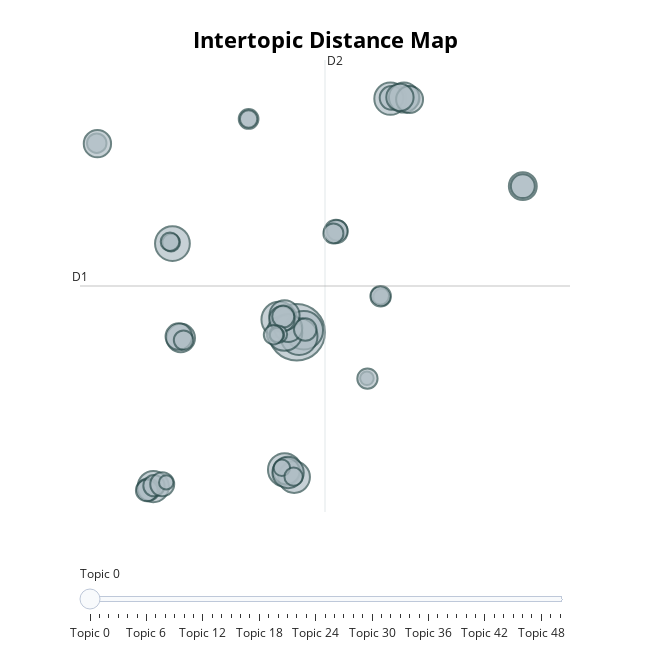

Source (notebook cell):
### Markdown cell above
This is indeed a lot of topics. Lets see if we can merge some of them.

### Code cell
topic_model.visualize_topics()

### Figure 1 — Plotly figure (JSON) as saved in the notebook; plotly's stock layout.template omitted (floating-point values rounded to 4 significant figures; data arrays with more than 128 entries replaced by an {"elided": "..."} marker saying what was removed)
{"data": [{"customdata": {"elided": "51x3 mixed values"}, "hovertemplate": "<b>Topic %{customdata[0]}</b><br>%{customdata[1]}<br>Size: %{customdata[2]}", "legendgroup": "", "marker": {"color": "#B0BEC5", "line": {"color": "DarkSlateGrey", "width": 2}, "size": [296, 137, 116, 103, 90, 126, 96, 92, 112, 117, 75, 73, 65, 84, 52, 65, 47, 72, 53, 91, 47, 35, 39, 35, 51, 60, 44, 69, 37, 52, 42, 36, 26, 29, 30, 45, 53, 29, 84, 39, 28, 32, 25, 17, 19, 19, 67, 69, 31, 38, 35], "sizemode": "area", "sizeref": 0.185, "symbol": "circle"}, "mode": "markers", "name": "", "orientation": "v", "showlegend": false, "type": "scatter", "x": [4.898, 5.289, 3.923, 4.227, -3.05, 5.025, 10.09, 4.755, -1.992, 4.22, -1.531, 4.427, -1.637, 4.221, 11.05, 4.322, 5.369, 17.43, 17.43, 4.417, -3.326, -1.375, 7.138, -6.186, 7.071, 4.078, -3.41, -6.148, 6.929, 10.15, -3.015, 2.231, 9.608, -2.065, 9.514, 4.152, -2.556, 3.875, 10.84, 9.549, 2.23, -2.126, 4.075, 8.787, 3.805, -2.337, 11.15, 10.62, 4.722, 8.816, 3.613], "xaxis": "x", "y": [1.044, 1.19, 1.985, -9.054, -10.28, 0.7269, 18.19, -9.586, 7.555, 0.9986, 0.6249, 1.363, 0.731, 2.294, 18.25, -9.148, 1.244, 11.77, 11.77, -9.244, -10.49, 0.469, 8.512, 14.92, 8.446, 2.023, -10.56, 14.89, 8.304, 18.25, -10.21, 16.7, 3.628, 7.629, 3.723, 2.202, -10.11, 0.8991, 18.27, 3.688, 16.7, 7.69, -8.902, -2.332, 0.8445, -9.976, 18.13, 18.29, -9.553, -2.351, 0.8613], "yaxis": "y"}], "layout": {"annotations": [{"showarrow": false, "text": "D1", "x": -7.114, "y": 4.441, "yshift": 10}, {"showarrow": false, "text": "D2", "x": 6.464, "xshift": 10, "y": 21.03}], "height": 650, "hoverlabel": {"bgcolor": "white", "font": {"family": "Rockwell", "size": 16}}, "legend": {"itemsizing": "constant", "tracegroupgap": 0}, "margin": {"t": 60}, "shapes": [{"line": {"color": "#CFD8DC", "width": 2}, "type": "line", "x0": 6.464, "x1": 6.464, "y0": -12.15, "y1": 21.03}, {"line": {"color": "#9E9E9E", "width": 2}, "type": "line", "x0": -7.114, "x1": 20.04, "y0": 4.441, "y1": 4.441}], "sliders": [{"active": 0, "pad": {"t": 50}, "steps": [{"args": [{"marker.color": [["red", "#B0BEC5", "#B0BEC5", "#B0BEC5", "#B0BEC5", "#B0BEC5", "#B0BEC5", "#B0BEC5", "#B0BEC5", "#B0BEC5", "#B0BEC5", "#B0BEC5", "#B0BEC5", "#B0BEC5", "#B0BEC5", "#B0BEC5", "#B0BEC5", "#B0BEC5", "#B0BEC5", "#B0BEC5", "#B0BEC5", "#B0BEC5", "#B0BEC5", "#B0BEC5", "#B0BEC5", "#B0BEC5", "#B0BEC5", "#B0BEC5", "#B0BEC5", "#B0BEC5", "#B0BEC5", "#B0BEC5", "#B0BEC5", "#B0BEC5", "#B0BEC5", "#B0BEC5", "#B0BEC5", "#B0BEC5", "#B0BEC5", "#B0BEC5", "#B0BEC5", "#B0BEC5", "#B0BEC5", "#B0BEC5", "#B0BEC5", "#B0BEC5", "#B0BEC5", "#B0BEC5", "#B0BEC5", "#B0BEC5", "#B0BEC5"]]}], "label": "Topic 0", "method": "update"}, {"args": [{"marker.color": [["#B0BEC5", "red", "#B0BEC5", "#B0BEC5", "#B0BEC5", "#B0BEC5", "#B0BEC5", "#B0BEC5", "#B0BEC5", "#B0BEC5", "#B0BEC5", "#B0BEC5", "#B0BEC5", "#B0BEC5", "#B0BEC5", "#B0BEC5", "#B0BEC5", "#B0BEC5", "#B0BEC5", "#B0BEC5", "#B0BEC5", "#B0BEC5", "#B0BEC5", "#B0BEC5", "#B0BEC5", "#B0BEC5", "#B0BEC5", "#B0BEC5", "#B0BEC5", "#B0BEC5", "#B0BEC5", "#B0BEC5", "#B0BEC5", "#B0BEC5", "#B0BEC5", "#B0BEC5", "#B0BEC5", "#B0BEC5", "#B0BEC5", "#B0BEC5", "#B0BEC5", "#B0BEC5", "#B0BEC5", "#B0BEC5", "#B0BEC5", "#B0BEC5", "#B0BEC5", "#B0BEC5", "#B0BEC5", "#B0BEC5", "#B0BEC5"]]}], "label": "Topic 1", "method": "update"}, {"args": [{"marker.color": [["#B0BEC5", "#B0BEC5", "red", "#B0BEC5", "#B0BEC5", "#B0BEC5", "#B0BEC5", "#B0BEC5", "#B0BEC5", "#B0BEC5", "#B0BEC5", "#B0BEC5", "#B0BEC5", "#B0BEC5", "#B0BEC5", "#B0BEC5", "#B0BEC5", "#B0BEC5", "#B0BEC5", "#B0BEC5", "#B0BEC5", "#B0BEC5", "#B0BEC5", "#B0BEC5", "#B0BEC5", "#B0BEC5", "#B0BEC5", "#B0BEC5", "#B0BEC5", "#B0BEC5", "#B0BEC5", "#B0BEC5", "#B0BEC5", "#B0BEC5", "#B0BEC5", "#B0BEC5", "#B0BEC5", "#B0BEC5", "#B0BEC5", "#B0BEC5", "#B0BEC5", "#B0BEC5", "#B0BEC5", "#B0BEC5", "#B0BEC5", "#B0BEC5", "#B0BEC5", "#B0BEC5", "#B0BEC5", "#B0BEC5", "#B0BEC5"]]}], "label": "Topic 2", "method": "update"}, {"args": [{"marker.color": [["#B0BEC5", "#B0BEC5", "#B0BEC5", "red", "#B0BEC5", "#B0BEC5", "#B0BEC5", "#B0BEC5", "#B0BEC5", "#B0BEC5", "#B0BEC5", "#B0BEC5", "#B0BEC5", "#B0BEC5", "#B0BEC5", "#B0BEC5", "#B0BEC5", "#B0BEC5", "#B0BEC5", "#B0BEC5", "#B0BEC5", "#B0BEC5", "#B0BEC5", "#B0BEC5", "#B0BEC5", "#B0BEC5", "#B0BEC5", "#B0BEC5", "#B0BEC5", "#B0BEC5", "#B0BEC5", "#B0BEC5", "#B0BEC5", "#B0BEC5", "#B0BEC5", "#B0BEC5", "#B0BEC5", "#B0BEC5", "#B0BEC5", "#B0BEC5", "#B0BEC5", "#B0BEC5", "#B0BEC5", "#B0BEC5", "#B0BEC5", "#B0BEC5", "#B0BEC5", "#B0BEC5", "#B0BEC5", "#B0BEC5", "#B0BEC5"]]}], "label": "Topic 3", "method": "update"}, {"args": [{"marker.color": [["#B0BEC5", "#B0BEC5", "#B0BEC5", "#B0BEC5", "red", "#B0BEC5", "#B0BEC5", "#B0BEC5", "#B0BEC5", "#B0BEC5", "#B0BEC5", "#B0BEC5", "#B0BEC5", "#B0BEC5", "#B0BEC5", "#B0BEC5", "#B0BEC5", "#B0BEC5", "#B0BEC5", "#B0BEC5", "#B0BEC5", "#B0BEC5", "#B0BEC5", "#B0BEC5", "#B0BEC5", "#B0BEC5", "#B0BEC5", "#B0BEC5", "#B0BEC5", "#B0BEC5", "#B0BEC5", "#B0BEC5", "#B0BEC5", "#B0BEC5", "#B0BEC5", "#B0BEC5", "#B0BEC5", "#B0BEC5", "#B0BEC5", "#B0BEC5", "#B0BEC5", "#B0BEC5", "#B0BEC5", "#B0BEC5", "#B0BEC5", "#B0BEC5", "#B0BEC5", "#B0BEC5", "#B0BEC5", "#B0BEC5", "#B0BEC5"]]}], "label": "Topic 4", "method": "update"}, {"args": [{"marker.color": [["#B0BEC5", "#B0BEC5", "#B0BEC5", "#B0BEC5", "#B0BEC5", "red", "#B0BEC5", "#B0BEC5", "#B0BEC5", "#B0BEC5", "#B0BEC5", "#B0BEC5", "#B0BEC5", "#B0BEC5", "#B0BEC5", "#B0BEC5", "#B0BEC5", "#B0BEC5", "#B0BEC5", "#B0BEC5", "#B0BEC5", "#B0BEC5", "#B0BEC5", "#B0BEC5", "#B0BEC5", "#B0BEC5", "#B0BEC5", "#B0BEC5", "#B0BEC5", "#B0BEC5", "#B0BEC5", "#B0BEC5", "#B0BEC5", "#B0BEC5", "#B0BEC5", "#B0BEC5", "#B0BEC5", "#B0BEC5", "#B0BEC5", "#B0BEC5", "#B0BEC5", "#B0BEC5", "#B0BEC5", "#B0BEC5", "#B0BEC5", "#B0BEC5", "#B0BEC5", "#B0BEC5", "#B0BEC5", "#B0BEC5", "#B0BEC5"]]}], "label": "Topic 5", "method": "update"}, {"args": [{"marker.color": [["#B0BEC5", "#B0BEC5", "#B0BEC5", "#B0BEC5", "#B0BEC5", "#B0BEC5", "red", "#B0BEC5", "#B0BEC5", "#B0BEC5", "#B0BEC5", "#B0BEC5", "#B0BEC5", "#B0BEC5", "#B0BEC5", "#B0BEC5", "#B0BEC5", "#B0BEC5", "#B0BEC5", "#B0BEC5", "#B0BEC5", "#B0BEC5", "#B0BEC5", "#B0BEC5", "#B0BEC5", "#B0BEC5", "#B0BEC5", "#B0BEC5", "#B0BEC5", "#B0BEC5", "#B0BEC5", "#B0BEC5", "#B0BEC5", "#B0BEC5", "#B0BEC5", "#B0BEC5", "#B0BEC5", "#B0BEC5", "#B0BEC5", "#B0BEC5", "#B0BEC5", "#B0BEC5", "#B0BEC5", "#B0BEC5", "#B0BEC5", "#B0BEC5", "#B0BEC5", "#B0BEC5", "#B0BEC5", "#B0BEC5", "#B0BEC5"]]}], "label": "Topic 6", "method": "update"}, {"args": [{"marker.color": [["#B0BEC5", "#B0BEC5", "#B0BEC5", "#B0BEC5", "#B0BEC5", "#B0BEC5", "#B0BEC5", "red", "#B0BEC5", "#B0BEC5", "#B0BEC5", "#B0BEC5", "#B0BEC5", "#B0BEC5", "#B0BEC5", "#B0BEC5", "#B0BEC5", "#B0BEC5", "#B0BEC5", "#B0BEC5", "#B0BEC5", "#B0BEC5", "#B0BEC5", "#B0BEC5", "#B0BEC5", "#B0BEC5", "#B0BEC5", "#B0BEC5", "#B0BEC5", "#B0BEC5", "#B0BEC5", "#B0BEC5", "#B0BEC5", "#B0BEC5", "#B0BEC5", "#B0BEC5", "#B0BEC5", "#B0BEC5", "#B0BEC5", "#B0BEC5", "#B0BEC5", "#B0BEC5", "#B0BEC5", "#B0BEC5", "#B0BEC5", "#B0BEC5", "#B0BEC5", "#B0BEC5", "#B0BEC5", "#B0BEC5", "#B0BEC5"]]}], "label": "Topic 7", "method": "update"}, {"args": [{"marker.color": [["#B0BEC5", "#B0BEC5", "#B0BEC5", "#B0BEC5", "#B0BEC5", "#B0BEC5", "#B0BEC5", "#B0BEC5", "red", "#B0BEC5", "#B0BEC5", "#B0BEC5", "#B0BEC5", "#B0BEC5", "#B0BEC5", "#B0BEC5", "#B0BEC5", "#B0BEC5", "#B0BEC5", "#B0BEC5", "#B0BEC5", "#B0BEC5", "#B0BEC5", "#B0BEC5", "#B0BEC5", "#B0BEC5", "#B0BEC5", "#B0BEC5", "#B0BEC5", "#B0BEC5", "#B0BEC5", "#B0BEC5", "#B0BEC5", "#B0BEC5", "#B0BEC5", "#B0BEC5", "#B0BEC5", "#B0BEC5", "#B0BEC5", "#B0BEC5", "#B0BEC5", "#B0BEC5", "#B0BEC5", "#B0BEC5", "#B0BEC5", "#B0BEC5", "#B0BEC5", "#B0BEC5", "#B0BEC5", "#B0BEC5", "#B0BEC5"]]}], "label": "Topic 8", "method": "update"}, {"args": [{"marker.color": [["#B0BEC5", "#B0BEC5", "#B0BEC5", "#B0BEC5", "#B0BEC5", "#B0BEC5", "#B0BEC5", "#B0BEC5", "#B0BEC5", "red", "#B0BEC5", "#B0BEC5", "#B0BEC5", "#B0BEC5", "#B0BEC5", "#B0BEC5", "#B0BEC5", "#B0BEC5", "#B0BEC5", "#B0BEC5", "#B0BEC5", "#B0BEC5", "#B0BEC5", "#B0BEC5", "#B0BEC5", "#B0BEC5", "#B0BEC5", "#B0BEC5", "#B0BEC5", "#B0BEC5", "#B0BEC5", "#B0BEC5", "#B0BEC5", "#B0BEC5", "#B0BEC5", "#B0BEC5", "#B0BEC5", "#B0BEC5", "#B0BEC5", "#B0BEC5", "#B0BEC5", "#B0BEC5", "#B0BEC5", "#B0BEC5", "#B0BEC5", "#B0BEC5", "#B0BEC5", "#B0BEC5", "#B0BEC5", "#B0BEC5", "#B0BEC5"]]}], "label": "Topic 9", "method": "update"}, {"args": [{"marker.color": [["#B0BEC5", "#B0BEC5", "#B0BEC5", "#B0BEC5", "#B0BEC5", "#B0BEC5", "#B0BEC5", "#B0BEC5", "#B0BEC5", "#B0BEC5", "red", "#B0BEC5", "#B0BEC5", "#B0BEC5", "#B0BEC5", "#B0BEC5", "#B0BEC5", "#B0BEC5", "#B0BEC5", "#B0BEC5", "#B0BEC5", "#B0BEC5", "#B0BEC5", "#B0BEC5", "#B0BEC5", "#B0BEC5", "#B0BEC5", "#B0BEC5", "#B0BEC5", "#B0BEC5", "#B0BEC5", "#B0BEC5", "#B0BEC5", "#B0BEC5", "#B0BEC5", "#B0BEC5", "#B0BEC5", "#B0BEC5", "#B0BEC5", "#B0BEC5", "#B0BEC5", "#B0BEC5", "#B0BEC5", "#B0BEC5", "#B0BEC5", "#B0BEC5", "#B0BEC5", "#B0BEC5", "#B0BEC5", "#B0BEC5", "#B0BEC5"]]}], "label": "Topic 10", "method": "update"}, {"args": [{"marker.color": [["#B0BEC5", "#B0BEC5", "#B0BEC5", "#B0BEC5", "#B0BEC5", "#B0BEC5", "#B0BEC5", "#B0BEC5", "#B0BEC5", "#B0BEC5", "#B0BEC5", "red", "#B0BEC5", "#B0BEC5", "#B0BEC5", "#B0BEC5", "#B0BEC5", "#B0BEC5", "#B0BEC5", "#B0BEC5", "#B0BEC5", "#B0BEC5", "#B0BEC5", "#B0BEC5", "#B0BEC5", "#B0BEC5", "#B0BEC5", "#B0BEC5", "#B0BEC5", "#B0BEC5", "#B0BEC5", "#B0BEC5", "#B0BEC5", "#B0BEC5", "#B0BEC5", "#B0BEC5", "#B0BEC5", "#B0BEC5", "#B0BEC5", "#B0BEC5", "#B0BEC5", "#B0BEC5", "#B0BEC5", "#B0BEC5", "#B0BEC5", "#B0BEC5", "#B0BEC5", "#B0BEC5", "#B0BEC5", "#B0BEC5", "#B0BEC5"]]}], "label": "Topic 11", "method": "update"}, {"args": [{"marker.color": [["#B0BEC5", "#B0BEC5", "#B0BEC5", "#B0BEC5", "#B0BEC5", "#B0BEC5", "#B0BEC5", "#B0BEC5", "#B0BEC5", "#B0BEC5", "#B0BEC5", "#B0BEC5", "red", "#B0BEC5", "#B0BEC5", "#B0BEC5", "#B0BEC5", "#B0BEC5", "#B0BEC5", "#B0BEC5", "#B0BEC5", "#B0BEC5", "#B0BEC5", "#B0BEC5", "#B0BEC5", "#B0BEC5", "#B0BEC5", "#B0BEC5", "#B0BEC5", "#B0BEC5", "#B0BEC5", "#B0BEC5", "#B0BEC5", "#B0BEC5", "#B0BEC5", "#B0BEC5", "#B0BEC5", "#B0BEC5", "#B0BEC5", "#B0BEC5", "#B0BEC5", "#B0BEC5", "#B0BEC5", "#B0BEC5", "#B0BEC5", "#B0BEC5", "#B0BEC5", "#B0BEC5", "#B0BEC5", "#B0BEC5", "#B0BEC5"]]}], "label": "Topic 12", "method": "update"}, {"args": [{"marker.color": [["#B0BEC5", "#B0BEC5", "#B0BEC5", "#B0BEC5", "#B0BEC5", "#B0BEC5", "#B0BEC5", "#B0BEC5", "#B0BEC5", "#B0BEC5", "#B0BEC5", "#B0BEC5", "#B0BEC5", "red", "#B0BEC5", "#B0BEC5", "#B0BEC5", "#B0BEC5", "#B0BEC5", "#B0BEC5", "#B0BEC5", "#B0BEC5", "#B0BEC5", "#B0BEC5", "#B0BEC5", "#B0BEC5", "#B0BEC5", "#B0BEC5", "#B0BEC5", "#B0BEC5", "#B0BEC5", "#B0BEC5", "#B0BEC5", "#B0BEC5", "#B0BEC5", "#B0BEC5", "#B0BEC5", "#B0BEC5", "#B0BEC5", "#B0BEC5", "#B0BEC5", "#B0BEC5", "#B0BEC5", "#B0BEC5", "#B0BEC5", "#B0BEC5", "#B0BEC5", "#B0BEC5", "#B0BEC5", "#B0BEC5", "#B0BEC5"]]}], "label": "Topic 13", "method": "update"}, {"args": [{"marker.color": [["#B0BEC5", "#B0BEC5", "#B0BEC5", "#B0BEC5", "#B0BEC5", "#B0BEC5", "#B0BEC5", "#B0BEC5", "#B0BEC5", "#B0BEC5", "#B0BEC5", "#B0BEC5", "#B0BEC5", "#B0BEC5", "red", "#B0BEC5", "#B0BEC5", "#B0BEC5", "#B0BEC5", "#B0BEC5", "#B0BEC5", "#B0BEC5", "#B0BEC5", "#B0BEC5", "#B0BEC5", "#B0BEC5", "#B0BEC5", "#B0BEC5", "#B0BEC5", "#B0BEC5", "#B0BEC5", "#B0BEC5", "#B0BEC5", "#B0BEC5", "#B0BEC5", "#B0BEC5", "#B0BEC5", "#B0BEC5", "#B0BEC5", "#B0BEC5", "#B0BEC5", "#B0BEC5", "#B0BEC5", "#B0BEC5", "#B0BEC5", "#B0BEC5", "#B0BEC5", "#B0BEC5", "#B0BEC5", "#B0BEC5", "#B0BEC5"]]}], "label": "Topic 14", "method": "update"}, {"args": [{"marker.color": [["#B0BEC5", "#B0BEC5", "#B0BEC5", "#B0BEC5", "#B0BEC5", "#B0BEC5", "#B0BEC5", "#B0BEC5", "#B0BEC5", "#B0BEC5", "#B0BEC5", "#B0BEC5", "#B0BEC5", "#B0BEC5", "#B0BEC5", "red", "#B0BEC5", "#B0BEC5", "#B0BEC5", "#B0BEC5", "#B0BEC5", "#B0BEC5", "#B0BEC5", "#B0BEC5", "#B0BEC5", "#B0BEC5", "#B0BEC5", "#B0BEC5", "#B0BEC5", "#B0BEC5", "#B0BEC5", "#B0BEC5", "#B0BEC5", "#B0BEC5", "#B0BEC5", "#B0BEC5", "#B0BEC5", "#B0BEC5", "#B0BEC5", "#B0BEC5", "#B0BEC5", "#B0BEC5", "#B0BEC5", "#B0BEC5", "#B0BEC5", "#B0BEC5", "#B0BEC5", "#B0BEC5", "#B0BEC5", "#B0BEC5", "#B0BEC5"]]}], "label": "Topic 15", "method": "update"}, {"args": [{"marker.color": [["#B0BEC5", "#B0BEC5", "#B0BEC5", "#B0BEC5", "#B0BEC5", "#B0BEC5", "#B0BEC5", "#B0BEC5", "#B0BEC5", "#B0BEC5", "#B0BEC5", "#B0BEC5", "#B0BEC5", "#B0BEC5", "#B0BEC5", "#B0BEC5", "red", "#B0BEC5", "#B0BEC5", "#B0BEC5", "#B0BEC5", "#B0BEC5", "#B0BEC5", "#B0BEC5", "#B0BEC5", "#B0BEC5", "#B0BEC5", "#B0BEC5", "#B0BEC5", "#B0BEC5", "#B0BEC5", "#B0BEC5", "#B0BEC5", "#B0BEC5", "#B0BEC5", "#B0BEC5", "#B0BEC5", "#B0BEC5", "#B0BEC5", "#B0BEC5", "#B0BEC5", "#B0BEC5", "#B0BEC5", "#B0BEC5", "#B0BEC5", "#B0BEC5", "#B0BEC5", "#B0BEC5", "#B0BEC5", "#B0BEC5", "#B0BEC5"]]}], "label": "Topic 16", "method": "update"}, {"args": [{"marker.color": [["#B0BEC5", "#B0BEC5", "#B0BEC5", "#B0BEC5", "#B0BEC5", "#B0BEC5", "#B0BEC5", "#B0BEC5", "#B0BEC5", "#B0BEC5", "#B0BEC5", "#B0BEC5", "#B0BEC5", "#B0BEC5", "#B0BEC5", "#B0BEC5", "#B0BEC5", "red", "#B0BEC5", "#B0BEC5", "#B0BEC5", "#B0BEC5", "#B0BEC5", "#B0BEC5", "#B0BEC5", "#B0BEC5", "#B0BEC5", "#B0BEC5", "#B0BEC5", "#B0BEC5", "#B0BEC5", "#B0BEC5", "#B0BEC5", "#B0BEC5", "#B0BEC5", "#B0BEC5", "#B0BEC5", "#B0BEC5", "#B0BEC5", "#B0BEC5", "#B0BEC5", "#B0BEC5", "#B0BEC5", "#B0BEC5", "#B0BEC5", "#B0BEC5", "#B0BEC5", "#B0BEC5", "#B0BEC5", "#B0BEC5", "#B0BEC5"]]}], "label": "Topic 17", "method": "update"}, {"args": [{"marker.color": [["#B0BEC5", "#B0BEC5", "#B0BEC5", "#B0BEC5", "#B0BEC5", "#B0BEC5", "#B0BEC5", "#B0BEC5", "#B0BEC5", "#B0BEC5", "#B0BEC5", "#B0BEC5", "#B0BEC5", "#B0BEC5", "#B0BEC5", "#B0BEC5", "#B0BEC5", "#B0BEC5", "red", "#B0BEC5", "#B0BEC5", "#B0BEC5", "#B0BEC5", "#B0BEC5", "#B0BEC5", "#B0BEC5", "#B0BEC5", "#B0BEC5", "#B0BEC5", "#B0BEC5", "#B0BEC5", "#B0BEC5", "#B0BEC5", "#B0BEC5", "#B0BEC5", "#B0BEC5", "#B0BEC5", "#B0BEC5", "#B0BEC5", "#B0BEC5", "#B0BEC5", "#B0BEC5", "#B0BEC5", "#B0BEC5", "#B0BEC5", "#B0BEC5", "#B0BEC5", "#B0BEC5", "#B0BEC5", "#B0BEC5", "#B0BEC5"]]}], "label": "Topic 18", "method": "update"}, {"args": [{"marker.color": [["#B0BEC5", "#B0BEC5", "#B0BEC5", "#B0BEC5", "#B0BEC5", "#B0BEC5", "#B0BEC5", "#B0BEC5", "#B0BEC5", "#B0BEC5", "#B0BEC5", "#B0BEC5", "#B0BEC5", "#B0BEC5", "#B0BEC5", "#B0BEC5", "#B0BEC5", "#B0BEC5", "#B0BEC5", "red", "#B0BEC5", "#B0BEC5", "#B0BEC5", "#B0BEC5", "#B0BEC5", "#B0BEC5", "#B0BEC5", "#B0BEC5", "#B0BEC5", "#B0BEC5", "#B0BEC5", "#B0BEC5", "#B0BEC5", "#B0BEC5", "#B0BEC5", "#B0BEC5", "#B0BEC5", "#B0BEC5", "#B0BEC5", "#B0BEC5", "#B0BEC5", "#B0BEC5", "#B0BEC5", "#B0BEC5", "#B0BEC5", "#B0BEC5", "#B0BEC5", "#B0BEC5", "#B0BEC5", "#B0BEC5", "#B0BEC5"]]}], "label": "Topic 19", "method": "update"}, {"args": [{"marker.color": [["#B0BEC5", "#B0BEC5", "#B0BEC5", "#B0BEC5", "#B0BEC5", "#B0BEC5", "#B0BEC5", "#B0BEC5", "#B0BEC5", "#B0BEC5", "#B0BEC5", "#B0BEC5", "#B0BEC5", "#B0BEC5", "#B0BEC5", "#B0BEC5", "#B0BEC5", "#B0BEC5", "#B0BEC5", "#B0BEC5", "red", "#B0BEC5", "#B0BEC5", "#B0BEC5", "#B0BEC5", "#B0BEC5", "#B0BEC5", "#B0BEC5", "#B0BEC5", "#B0BEC5", "#B0BEC5", "#B0BEC5", "#B0BEC5", "#B0BEC5", "#B0BEC5", "#B0BEC5", "#B0BEC5", "#B0BEC5", "#B0BEC5", "#B0BEC5", "#B0BEC5", "#B0BEC5", "#B0BEC5", "#B0BEC5", "#B0BEC5", "#B0BEC5", "#B0BEC5", "#B0BEC5", "#B0BEC5", "#B0BEC5", "#B0BEC5"]]}], "label": "Topic 20", "method": "update"}, {"args": [{"marker.color": [["#B0BEC5", "#B0BEC5", "#B0BEC5", "#B0BEC5", "#B0BEC5", "#B0BEC5", "#B0BEC5", "#B0BEC5", "#B0BEC5", "#B0BEC5", "#B0BEC5", "#B0BEC5", "#B0BEC5", "#B0BEC5", "#B0BEC5", "#B0BEC5", "#B0BEC5", "#B0BEC5", "#B0BEC5", "#B0BEC5", "#B0BEC5", "red", "#B0BEC5", "#B0BEC5", "#B0BEC5", "#B0BEC5", "#B0BEC5", "#B0BEC5", "#B0BEC5", "#B0BEC5", "#B0BEC5", "#B0BEC5", "#B0BEC5", "#B0BEC5", "#B0BEC5", "#B0BEC5", "#B0BEC5", "#B0BEC5", "#B0BEC5", "#B0BEC5", "#B0BEC5", "#B0BEC5", "#B0BEC5", "#B0BEC5", "#B0BEC5", "#B0BEC5", "#B0BEC5", "#B0BEC5", "#B0BEC5", "#B0BEC5", "#B0BEC5"]]}], "label": "Topic 21", "method": "update"}, {"args": [{"marker.color": [["#B0BEC5", "#B0BEC5", "#B0BEC5", "#B0BEC5", "#B0BEC5", "#B0BEC5", "#B0BEC5", "#B0BEC5", "#B0BEC5", "#B0BEC5", "#B0BEC5", "#B0BEC5", "#B0BEC5", "#B0BEC5", "#B0BEC5", "#B0BEC5", "#B0BEC5", "#B0BEC5", "#B0BEC5", "#B0BEC5", "#B0BEC5", "#B0BEC5", "red", "#B0BEC5", "#B0BEC5", "#B0BEC5", "#B0BEC5", "#B0BEC5", "#B0BEC5", "#B0BEC5", "#B0BEC5", "#B0BEC5", "#B0BEC5", "#B0BEC5", "#B0BEC5", "#B0BEC5", "#B0BEC5", "#B0BEC5", "#B0BEC5", "#B0BEC5", "#B0BEC5", "#B0BEC5", "#B0BEC5", "#B0BEC5", "#B0BEC5", "#B0BEC5", "#B0BEC5", "#B0BEC5", "#B0BEC5", "#B0BEC5", "#B0BEC5"]]}], "label": "Topic 22", "method": "update"}, {"args": [{"marker.color": [["#B0BEC5", "#B0BEC5", "#B0BEC5", "#B0BEC5", "#B0BEC5", "#B0BEC5", "#B0BEC5", "#B0BEC5", "#B0BEC5", "#B0BEC5", "#B0BEC5", "#B0BEC5", "#B0BEC5", "#B0BEC5", "#B0BEC5", "#B0BEC5", "#B0BEC5", "#B0BEC5", "#B0BEC5", "#B0BEC5", "#B0BEC5", "#B0BEC5", "#B0BEC5", "red", "#B0BEC5", "#B0BEC5", "#B0BEC5", "#B0BEC5", "#B0BEC5", "#B0BEC5", "#B0BEC5", "#B0BEC5", "#B0BEC5", "#B0BEC5", "#B0BEC5", "#B0BEC5", "#B0BEC5", "#B0BEC5", "#B0BEC5", "#B0BEC5", "#B0BEC5", "#B0BEC5", "#B0BEC5", "#B0BEC5", "#B0BEC5", "#B0BEC5", "#B0BEC5", "#B0BEC5", "#B0BEC5", "#B0BEC5", "#B0BEC5"]]}], "label": "Topic 23", "method": "update"}, {"args": [{"marker.color": [["#B0BEC5", "#B0BEC5", "#B0BEC5", "#B0BEC5", "#B0BEC5", "#B0BEC5", "#B0BEC5", "#B0BEC5", "#B0BEC5", "#B0BEC5", "#B0BEC5", "#B0BEC5", "#B0BEC5", "#B0BEC5", "#B0BEC5", "#B0BEC5", "#B0BEC5", "#B0BEC5", "#B0BEC5", "#B0BEC5", "#B0BEC5", "#B0BEC5", "#B0BEC5", "#B0BEC5", "red", "#B0BEC5", "#B0BEC5", "#B0BEC5", "#B0BEC5", "#B0BEC5", "#B0BEC5", "#B0BEC5", "#B0BEC5", "#B0BEC5", "#B0BEC5", "#B0BEC5", "#B0BEC5", "#B0BEC5", "#B0BEC5", "#B0BEC5", "#B0BEC5", "#B0BEC5", "#B0BEC5", "#B0BEC5", "#B0BEC5", "#B0BEC5", "#B0BEC5", "#B0BEC5", "#B0BEC5", "#B0BEC5", "#B0BEC5"]]}], "label": "Topic 24", "method": "update"}, {"args": [{"marker.color": [["#B0BEC5", "#B0BEC5", "#B0BEC5", "#B0BEC5", "#B0BEC5", "#B0BEC5", "#B0BEC5", "#B0BEC5", "#B0BEC5", "#B0BEC5", "#B0BEC5", "#B0BEC5", "#B0BEC5", "#B0BEC5", "#B0BEC5", "#B0BEC5", "#B0BEC5", "#B0BEC5", "#B0BEC5", "#B0BEC5", "#B0BEC5", "#B0BEC5", "#B0BEC5", "#B0BEC5", "#B0BEC5", "red", "#B0BEC5", "#B0BEC5", "#B0BEC5", "#B0BEC5", "#B0BEC5", "#B0BEC5", "#B0BEC5", "#B0BEC5", "#B0BEC5", "#B0BEC5", "#B0BEC5", "#B0BEC5", "#B0BEC5", "#B0BEC5", "#B0BEC5", "#B0BEC5", "#B0BEC5", "#B0BEC5", "#B0BEC5", "#B0BEC5", "#B0BEC5", "#B0BEC5", "#B0BEC5", "#B0BEC5", "#B0BEC5"]]}], "label": "Topic 25", "method": "update"}, {"args": [{"marker.color": [["#B0BEC5", "#B0BEC5", "#B0BEC5", "#B0BEC5", "#B0BEC5", "#B0BEC5", "#B0BEC5", "#B0BEC5", "#B0BEC5", "#B0BEC5", "#B0BEC5", "#B0BEC5", "#B0BEC5", "#B0BEC5", "#B0BEC5", "#B0BEC5", "#B0BEC5", "#B0BEC5", "#B0BEC5", "#B0BEC5", "#B0BEC5", "#B0BEC5", "#B0BEC5", "#B0BEC5", "#B0BEC5", "#B0BEC5", "red", "#B0BEC5", "#B0BEC5", "#B0BEC5", "#B0BEC5", "#B0BEC5", "#B0BEC5", "#B0BEC5", "#B0BEC5", "#B0BEC5", "#B0BEC5", "#B0BEC5", "#B0BEC5", "#B0BEC5", "#B0BEC5", "#B0BEC5", "#B0BEC5", "#B0BEC5", "#B0BEC5", "#B0BEC5", "#B0BEC5", "#B0BEC5", "#B0BEC5", "#B0BEC5", "#B0BEC5"]]}], "label": "Topic 26", "method": "update"}, {"args": [{"marker.color": [["#B0BEC5", "#B0BEC5", "#B0BEC5", "#B0BEC5", "#B0BEC5", "#B0BEC5", "#B0BEC5", "#B0BEC5", "#B0BEC5", "#B0BEC5", "#B0BEC5", "#B0BEC5", "#B0BEC5", "#B0BEC5", "#B0BEC5", "#B0BEC5", "#B0BEC5", "#B0BEC5", "#B0BEC5", "#B0BEC5", "#B0BEC5", "#B0BEC5", "#B0BEC5", "#B0BEC5", "#B0BEC5", "#B0BEC5", "#B0BEC5", "red", "#B0BEC5", "#B0BEC5", "#B0BEC5", "#B0BEC5", "#B0BEC5", "#B0BEC5", "#B0BEC5", "#B0BEC5", "#B0BEC5", "#B0BEC5", "#B0BEC5", "#B0BEC5", "#B0BEC5", "#B0BEC5", "#B0BEC5", "#B0BEC5", "#B0BEC5", "#B0BEC5", "#B0BEC5", "#B0BEC5", "#B0BEC5", "#B0BEC5", "#B0BEC5"]]}], "label": "Topic 27", "method": "update"}, {"args": [{"marker.color": [["#B0BEC5", "#B0BEC5", "#B0BEC5", "#B0BEC5", "#B0BEC5", "#B0BEC5", "#B0BEC5", "#B0BEC5", "#B0BEC5", "#B0BEC5", "#B0BEC5", "#B0BEC5", "#B0BEC5", "#B0BEC5", "#B0BEC5", "#B0BEC5", "#B0BEC5", "#B0BEC5", "#B0BEC5", "#B0BEC5", "#B0BEC5", "#B0BEC5", "#B0BEC5", "#B0BEC5", "#B0BEC5", "#B0BEC5", "#B0BEC5", "#B0BEC5", "red", "#B0BEC5", "#B0BEC5", "#B0BEC5", "#B0BEC5", "#B0BEC5", "#B0BEC5", "#B0BEC5", "#B0BEC5", "#B0BEC5", "#B0BEC5", "#B0BEC5", "#B0BEC5", "#B0BEC5", "#B0BEC5", "#B0BEC5", "#B0BEC5", "#B0BEC5", "#B0BEC5", "#B0BEC5", "#B0BEC5", "#B0BEC5", "#B0BEC5"]]}], "label": "Topic 28", "method": "update"}, {"args": [{"marker.color": [["#B0BEC5", "#B0BEC5", "#B0BEC5", "#B0BEC5", "#B0BEC5", "#B0BEC5", "#B0BEC5", "#B0BEC5", "#B0BEC5", "#B0BEC5", "#B0BEC5", "#B0BEC5", "#B0BEC5", "#B0BEC5", "#B0BEC5", "#B0BEC5", "#B0BEC5", "#B0BEC5", "#B0BEC5", "#B0BEC5", "#B0BEC5", "#B0BEC5", "#B0BEC5", "#B0BEC5", "#B0BEC5", "#B0BEC5", "#B0BEC5", "#B0BEC5", "#B0BEC5", "red", "#B0BEC5", "#B0BEC5", "#B0BEC5", "#B0BEC5", "#B0BEC5", "#B0BEC5", "#B0BEC5", "#B0BEC5", "#B0BEC5", "#B0BEC5", "#B0BEC5", "#B0BEC5", "#B0BEC5", "#B0BEC5", "#B0BEC5", "#B0BEC5", "#B0BEC5", "#B0BEC5", "#B0BEC5", "#B0BEC5", "#B0BEC5"]]}], "label": "Topic 29", "method": "update"}, {"args": [{"marker.color": [["#B0BEC5", "#B0BEC5", "#B0BEC5", "#B0BEC5", "#B0BEC5", "#B0BEC5", "#B0BEC5", "#B0BEC5", "#B0BEC5", "#B0BEC5", "#B0BEC5", "#B0BEC5", "#B0BEC5", "#B0BEC5", "#B0BEC5", "#B0BEC5", "#B0BEC5", "#B0BEC5", "#B0BEC5", "#B0BEC5", "#B0BEC5", "#B0BEC5", "#B0BEC5", "#B0BEC5", "#B0BEC5", "#B0BEC5", "#B0BEC5", "#B0BEC5", "#B0BEC5", "#B0BEC5", "red", "#B0BEC5", "#B0BEC5", "#B0BEC5", "#B0BEC5", "#B0BEC5", "#B0BEC5", "#B0BEC5", "#B0BEC5", "#B0BEC5", "#B0BEC5", "#B0BEC5", "#B0BEC5", "#B0BEC5", "#B0BEC5", "#B0BEC5", "#B0BEC5", "#B0BEC5", "#B0BEC5", "#B0BEC5", "#B0BEC5"]]}], "label": "Topic 30", "method": "update"}, {"args": [{"marker.color": [["#B0BEC5", "#B0BEC5", "#B0BEC5", "#B0BEC5", "#B0BEC5", "#B0BEC5", "#B0BEC5", "#B0BEC5", "#B0BEC5", "#B0BEC5", "#B0BEC5", "#B0BEC5", "#B0BEC5", "#B0BEC5", "#B0BEC5", "#B0BEC5", "#B0BEC5", "#B0BEC5", "#B0BEC5", "#B0BEC5", "#B0BEC5", "#B0BEC5", "#B0BEC5", "#B0BEC5", "#B0BEC5", "#B0BEC5", "#B0BEC5", "#B0BEC5", "#B0BEC5", "#B0BEC5", "#B0BEC5", "red", "#B0BEC5", "#B0BEC5", "#B0BEC5", "#B0BEC5", "#B0BEC5", "#B0BEC5", "#B0BEC5", "#B0BEC5", "#B0BEC5", "#B0BEC5", "#B0BEC5", "#B0BEC5", "#B0BEC5", "#B0BEC5", "#B0BEC5", "#B0BEC5", "#B0BEC5", "#B0BEC5", "#B0BEC5"]]}], "label": "Topic 31", "method": "update"}, {"args": [{"marker.color": [["#B0BEC5", "#B0BEC5", "#B0BEC5", "#B0BEC5", "#B0BEC5", "#B0BEC5", "#B0BEC5", "#B0BEC5", "#B0BEC5", "#B0BEC5", "#B0BEC5", "#B0BEC5", "#B0BEC5", "#B0BEC5", "#B0BEC5", "#B0BEC5", "#B0BEC5", "#B0BEC5", "#B0BEC5", "#B0BEC5", "#B0BEC5", "#B0BEC5", "#B0BEC5", "#B0BEC5", "#B0BEC5", "#B0BEC5", "#B0BEC5", "#B0BEC5", "#B0BEC5", "#B0BEC5", "#B0BEC5", "#B0BEC5", "red", "#B0BEC5", "#B0BEC5", "#B0BEC5", "#B0BEC5", "#B0BEC5", "#B0BEC5", "#B0BEC5", "#B0BEC5", "#B0BEC5", "#B0BEC5", "#B0BEC5", "#B0BEC5", "#B0BEC5", "#B0BEC5", "#B0BEC5", "#B0BEC5", "#B0BEC5", "#B0BEC5"]]}], "label": "Topic 32", "method": "update"}, {"args": [{"marker.color": [["#B0BEC5", "#B0BEC5", "#B0BEC5", "#B0BEC5", "#B0BEC5", "#B0BEC5", "#B0BEC5", "#B0BEC5", "#B0BEC5", "#B0BEC5", "#B0BEC5", "#B0BEC5", "#B0BEC5", "#B0BEC5", "#B0BEC5", "#B0BEC5", "#B0BEC5", "#B0BEC5", "#B0BEC5", "#B0BEC5", "#B0BEC5", "#B0BEC5", "#B0BEC5", "#B0BEC5", "#B0BEC5", "#B0BEC5", "#B0BEC5", "#B0BEC5", "#B0BEC5", "#B0BEC5", "#B0BEC5", "#B0BEC5", "#B0BEC5", "red", "#B0BEC5", "#B0BEC5", "#B0BEC5", "#B0BEC5", "#B0BEC5", "#B0BEC5", "#B0BEC5", "#B0BEC5", "#B0BEC5", "#B0BEC5", "#B0BEC5", "#B0BEC5", "#B0BEC5", "#B0BEC5", "#B0BEC5", "#B0BEC5", "#B0BEC5"]]}], "label": "Topic 33", "method": "update"}, {"args": [{"marker.color": [["#B0BEC5", "#B0BEC5", "#B0BEC5", "#B0BEC5", "#B0BEC5", "#B0BEC5", "#B0BEC5", "#B0BEC5", "#B0BEC5", "#B0BEC5", "#B0BEC5", "#B0BEC5", "#B0BEC5", "#B0BEC5", "#B0BEC5", "#B0BEC5", "#B0BEC5", "#B0BEC5", "#B0BEC5", "#B0BEC5", "#B0BEC5", "#B0BEC5", "#B0BEC5", "#B0BEC5", "#B0BEC5", "#B0BEC5", "#B0BEC5", "#B0BEC5", "#B0BEC5", "#B0BEC5", "#B0BEC5", "#B0BEC5", "#B0BEC5", "#B0BEC5", "red", "#B0BEC5", "#B0BEC5", "#B0BEC5", "#B0BEC5", "#B0BEC5", "#B0BEC5", "#B0BEC5", "#B0BEC5", "#B0BEC5", "#B0BEC5", "#B0BEC5", "#B0BEC5", "#B0BEC5", "#B0BEC5", "#B0BEC5", "#B0BEC5"]]}], "label": "Topic 34", "method": "update"}, {"args": [{"marker.color": [["#B0BEC5", "#B0BEC5", "#B0BEC5", "#B0BEC5", "#B0BEC5", "#B0BEC5", "#B0BEC5", "#B0BEC5", "#B0BEC5", "#B0BEC5", "#B0BEC5", "#B0BEC5", "#B0BEC5", "#B0BEC5", "#B0BEC5", "#B0BEC5", "#B0BEC5", "#B0BEC5", "#B0BEC5", "#B0BEC5", "#B0BEC5", "#B0BEC5", "#B0BEC5", "#B0BEC5", "#B0BEC5", "#B0BEC5", "#B0BEC5", "#B0BEC5", "#B0BEC5", "#B0BEC5", "#B0BEC5", "#B0BEC5", "#B0BEC5", "#B0BEC5", "#B0BEC5", "red", "#B0BEC5", "#B0BEC5", "#B0BEC5", "#B0BEC5", "#B0BEC5", "#B0BEC5", "#B0BEC5", "#B0BEC5", "#B0BEC5", "#B0BEC5", "#B0BEC5", "#B0BEC5", "#B0BEC5", "#B0BEC5", "#B0BEC5"]]}], "label": "Topic 35", "method": "update"}, {"args": [{"marker.color": [["#B0BEC5", "#B0BEC5", "#B0BEC5", "#B0BEC5", "#B0BEC5", "#B0BEC5", "#B0BEC5", "#B0BEC5", "#B0BEC5", "#B0BEC5", "#B0BEC5", "#B0BEC5", "#B0BEC5", "#B0BEC5", "#B0BEC5", "#B0BEC5", "#B0BEC5", "#B0BEC5", "#B0BEC5", "#B0BEC5", "#B0BEC5", "#B0BEC5", "#B0BEC5", "#B0BEC5", "#B0BEC5", "#B0BEC5", "#B0BEC5", "#B0BEC5", "#B0BEC5", "#B0BEC5", "#B0BEC5", "#B0BEC5", "#B0BEC5", "#B0BEC5", "#B0BEC5", "#B0BEC5", "red", "#B0BEC5", "#B0BEC5", "#B0BEC5", "#B0BEC5", "#B0BEC5", "#B0BEC5", "#B0BEC5", "#B0BEC5", "#B0BEC5", "#B0BEC5", "#B0BEC5", "#B0BEC5", "#B0BEC5", "#B0BEC5"]]}], "label": "Topic 36", "method": "update"}, {"args": [{"marker.color": [["#B0BEC5", "#B0BEC5", "#B0BEC5", "#B0BEC5", "#B0BEC5", "#B0BEC5", "#B0BEC5", "#B0BEC5", "#B0BEC5", "#B0BEC5", "#B0BEC5", "#B0BEC5", "#B0BEC5", "#B0BEC5", "#B0BEC5", "#B0BEC5", "#B0BEC5", "#B0BEC5", "#B0BEC5", "#B0BEC5", "#B0BEC5", "#B0BEC5", "#B0BEC5", "#B0BEC5", "#B0BEC5", "#B0BEC5", "#B0BEC5", "#B0BEC5", "#B0BEC5", "#B0BEC5", "#B0BEC5", "#B0BEC5", "#B0BEC5", "#B0BEC5", "#B0BEC5", "#B0BEC5", "#B0BEC5", "red", "#B0BEC5", "#B0BEC5", "#B0BEC5", "#B0BEC5", "#B0BEC5", "#B0BEC5", "#B0BEC5", "#B0BEC5", "#B0BEC5", "#B0BEC5", "#B0BEC5", "#B0BEC5", "#B0BEC5"]]}], "label": "Topic 37", "method": "update"}, {"args": [{"marker.color": [["#B0BEC5", "#B0BEC5", "#B0BEC5", "#B0BEC5", "#B0BEC5", "#B0BEC5", "#B0BEC5", "#B0BEC5", "#B0BEC5", "#B0BEC5", "#B0BEC5", "#B0BEC5", "#B0BEC5", "#B0BEC5", "#B0BEC5", "#B0BEC5", "#B0BEC5", "#B0BEC5", "#B0BEC5", "#B0BEC5", "#B0BEC5", "#B0BEC5", "#B0BEC5", "#B0BEC5", "#B0BEC5", "#B0BEC5", "#B0BEC5", "#B0BEC5", "#B0BEC5", "#B0BEC5", "#B0BEC5", "#B0BEC5", "#B0BEC5", "#B0BEC5", "#B0BEC5", "#B0BEC5", "#B0BEC5", "#B0BEC5", "red", "#B0BEC5", "#B0BEC5", "#B0BEC5", "#B0BEC5", "#B0BEC5", "#B0BEC5", "#B0BEC5", "#B0BEC5", "#B0BEC5", "#B0BEC5", "#B0BEC5", "#B0BEC5"]]}], "label": "Topic 38", "method": "update"}, {"args": [{"marker.color": [["#B0BEC5", "#B0BEC5", "#B0BEC5", "#B0BEC5", "#B0BEC5", "#B0BEC5", "#B0BEC5", "#B0BEC5", "#B0BEC5", "#B0BEC5", "#B0BEC5", "#B0BEC5", "#B0BEC5", "#B0BEC5", "#B0BEC5", "#B0BEC5", "#B0BEC5", "#B0BEC5", "#B0BEC5", "#B0BEC5", "#B0BEC5", "#B0BEC5", "#B0BEC5", "#B0BEC5", "#B0BEC5", "#B0BEC5", "#B0BEC5", "#B0BEC5", "#B0BEC5", "#B0BEC5", "#B0BEC5", "#B0BEC5", "#B0BEC5", "#B0BEC5", "#B0BEC5", "#B0BEC5", "#B0BEC5", "#B0BEC5", "#B0BEC5", "red", "#B0BEC5", "#B0BEC5", "#B0BEC5", "#B0BEC5", "#B0BEC5", "#B0BEC5", "#B0BEC5", "#B0BEC5", "#B0BEC5", "#B0BEC5", "#B0BEC5"]]}], "label": "Topic 39", "method": "update"}, {"args": [{"marker.color": [["#B0BEC5", "#B0BEC5", "#B0BEC5", "#B0BEC5", "#B0BEC5", "#B0BEC5", "#B0BEC5", "#B0BEC5", "#B0BEC5", "#B0BEC5", "#B0BEC5", "#B0BEC5", "#B0BEC5", "#B0BEC5", "#B0BEC5", "#B0BEC5", "#B0BEC5", "#B0BEC5", "#B0BEC5", "#B0BEC5", "#B0BEC5", "#B0BEC5", "#B0BEC5", "#B0BEC5", "#B0BEC5", "#B0BEC5", "#B0BEC5", "#B0BEC5", "#B0BEC5", "#B0BEC5", "#B0BEC5", "#B0BEC5", "#B0BEC5", "#B0BEC5", "#B0BEC5", "#B0BEC5", "#B0BEC5", "#B0BEC5", "#B0BEC5", "#B0BEC5", "red", "#B0BEC5", "#B0BEC5", "#B0BEC5", "#B0BEC5", "#B0BEC5", "#B0BEC5", "#B0BEC5", "#B0BEC5", "#B0BEC5", "#B0BEC5"]]}], "label": "Topic 40", "method": "update"}, {"args": [{"marker.color": [["#B0BEC5", "#B0BEC5", "#B0BEC5", "#B0BEC5", "#B0BEC5", "#B0BEC5", "#B0BEC5", "#B0BEC5", "#B0BEC5", "#B0BEC5", "#B0BEC5", "#B0BEC5", "#B0BEC5", "#B0BEC5", "#B0BEC5", "#B0BEC5", "#B0BEC5", "#B0BEC5", "#B0BEC5", "#B0BEC5", "#B0BEC5", "#B0BEC5", "#B0BEC5", "#B0BEC5", "#B0BEC5", "#B0BEC5", "#B0BEC5", "#B0BEC5", "#B0BEC5", "#B0BEC5", "#B0BEC5", "#B0BEC5", "#B0BEC5", "#B0BEC5", "#B0BEC5", "#B0BEC5", "#B0BEC5", "#B0BEC5", "#B0BEC5", "#B0BEC5", "#B0BEC5", "red", "#B0BEC5", "#B0BEC5", "#B0BEC5", "#B0BEC5", "#B0BEC5", "#B0BEC5", "#B0BEC5", "#B0BEC5", "#B0BEC5"]]}], "label": "Topic 41", "method": "update"}, {"args": [{"marker.color": [["#B0BEC5", "#B0BEC5", "#B0BEC5", "#B0BEC5", "#B0BEC5", "#B0BEC5", "#B0BEC5", "#B0BEC5", "#B0BEC5", "#B0BEC5", "#B0BEC5", "#B0BEC5", "#B0BEC5", "#B0BEC5", "#B0BEC5", "#B0BEC5", "#B0BEC5", "#B0BEC5", "#B0BEC5", "#B0BEC5", "#B0BEC5", "#B0BEC5", "#B0BEC5", "#B0BEC5", "#B0BEC5", "#B0BEC5", "#B0BEC5", "#B0BEC5", "#B0BEC5", "#B0BEC5", "#B0BEC5", "#B0BEC5", "#B0BEC5", "#B0BEC5", "#B0BEC5", "#B0BEC5", "#B0BEC5", "#B0BEC5", "#B0BEC5", "#B0BEC5", "#B0BEC5", "#B0BEC5", "red", "#B0BEC5", "#B0BEC5", "#B0BEC5", "#B0BEC5", "#B0BEC5", "#B0BEC5", "#B0BEC5", "#B0BEC5"]]}], "label": "Topic 42", "method": "update"}, {"args": [{"marker.color": [["#B0BEC5", "#B0BEC5", "#B0BEC5", "#B0BEC5", "#B0BEC5", "#B0BEC5", "#B0BEC5", "#B0BEC5", "#B0BEC5", "#B0BEC5", "#B0BEC5", "#B0BEC5", "#B0BEC5", "#B0BEC5", "#B0BEC5", "#B0BEC5", "#B0BEC5", "#B0BEC5", "#B0BEC5", "#B0BEC5", "#B0BEC5", "#B0BEC5", "#B0BEC5", "#B0BEC5", "#B0BEC5", "#B0BEC5", "#B0BEC5", "#B0BEC5", "#B0BEC5", "#B0BEC5", "#B0BEC5", "#B0BEC5", "#B0BEC5", "#B0BEC5", "#B0BEC5", "#B0BEC5", "#B0BEC5", "#B0BEC5", "#B0BEC5", "#B0BEC5", "#B0BEC5", "#B0BEC5", "#B0BEC5", "red", "#B0BEC5", "#B0BEC5", "#B0BEC5", "#B0BEC5", "#B0BEC5", "#B0BEC5", "#B0BEC5"]]}], "label": "Topic 43", "method": "update"}, {"args": [{"marker.color": [["#B0BEC5", "#B0BEC5", "#B0BEC5", "#B0BEC5", "#B0BEC5", "#B0BEC5", "#B0BEC5", "#B0BEC5", "#B0BEC5", "#B0BEC5", "#B0BEC5", "#B0BEC5", "#B0BEC5", "#B0BEC5", "#B0BEC5", "#B0BEC5", "#B0BEC5", "#B0BEC5", "#B0BEC5", "#B0BEC5", "#B0BEC5", "#B0BEC5", "#B0BEC5", "#B0BEC5", "#B0BEC5", "#B0BEC5", "#B0BEC5", "#B0BEC5", "#B0BEC5", "#B0BEC5", "#B0BEC5", "#B0BEC5", "#B0BEC5", "#B0BEC5", "#B0BEC5", "#B0BEC5", "#B0BEC5", "#B0BEC5", "#B0BEC5", "#B0BEC5", "#B0BEC5", "#B0BEC5", "#B0BEC5", "#B0BEC5", "red", "#B0BEC5", "#B0BEC5", "#B0BEC5", "#B0BEC5", "#B0BEC5", "#B0BEC5"]]}], "label": "Topic 44", "method": "update"}, {"args": [{"marker.color": [["#B0BEC5", "#B0BEC5", "#B0BEC5", "#B0BEC5", "#B0BEC5", "#B0BEC5", "#B0BEC5", "#B0BEC5", "#B0BEC5", "#B0BEC5", "#B0BEC5", "#B0BEC5", "#B0BEC5", "#B0BEC5", "#B0BEC5", "#B0BEC5", "#B0BEC5", "#B0BEC5", "#B0BEC5", "#B0BEC5", "#B0BEC5", "#B0BEC5", "#B0BEC5", "#B0BEC5", "#B0BEC5", "#B0BEC5", "#B0BEC5", "#B0BEC5", "#B0BEC5", "#B0BEC5", "#B0BEC5", "#B0BEC5", "#B0BEC5", "#B0BEC5", "#B0BEC5", "#B0BEC5", "#B0BEC5", "#B0BEC5", "#B0BEC5", "#B0BEC5", "#B0BEC5", "#B0BEC5", "#B0BEC5", "#B0BEC5", "#B0BEC5", "red", "#B0BEC5", "#B0BEC5", "#B0BEC5", "#B0BEC5", "#B0BEC5"]]}], "label": "Topic 45", "method": "update"}, {"args": [{"marker.color": [["#B0BEC5", "#B0BEC5", "#B0BEC5", "#B0BEC5", "#B0BEC5", "#B0BEC5", "#B0BEC5", "#B0BEC5", "#B0BEC5", "#B0BEC5", "#B0BEC5", "#B0BEC5", "#B0BEC5", "#B0BEC5", "#B0BEC5", "#B0BEC5", "#B0BEC5", "#B0BEC5", "#B0BEC5", "#B0BEC5", "#B0BEC5", "#B0BEC5", "#B0BEC5", "#B0BEC5", "#B0BEC5", "#B0BEC5", "#B0BEC5", "#B0BEC5", "#B0BEC5", "#B0BEC5", "#B0BEC5", "#B0BEC5", "#B0BEC5", "#B0BEC5", "#B0BEC5", "#B0BEC5", "#B0BEC5", "#B0BEC5", "#B0BEC5", "#B0BEC5", "#B0BEC5", "#B0BEC5", "#B0BEC5", "#B0BEC5", "#B0BEC5", "#B0BEC5", "red", "#B0BEC5", "#B0BEC5", "#B0BEC5", "#B0BEC5"]]}], "label": "Topic 46", "method": "update"}, {"args": [{"marker.color": [["#B0BEC5", "#B0BEC5", "#B0BEC5", "#B0BEC5", "#B0BEC5", "#B0BEC5", "#B0BEC5", "#B0BEC5", "#B0BEC5", "#B0BEC5", "#B0BEC5", "#B0BEC5", "#B0BEC5", "#B0BEC5", "#B0BEC5", "#B0BEC5", "#B0BEC5", "#B0BEC5", "#B0BEC5", "#B0BEC5", "#B0BEC5", "#B0BEC5", "#B0BEC5", "#B0BEC5", "#B0BEC5", "#B0BEC5", "#B0BEC5", "#B0BEC5", "#B0BEC5", "#B0BEC5", "#B0BEC5", "#B0BEC5", "#B0BEC5", "#B0BEC5", "#B0BEC5", "#B0BEC5", "#B0BEC5", "#B0BEC5", "#B0BEC5", "#B0BEC5", "#B0BEC5", "#B0BEC5", "#B0BEC5", "#B0BEC5", "#B0BEC5", "#B0BEC5", "#B0BEC5", "red", "#B0BEC5", "#B0BEC5", "#B0BEC5"]]}], "label": "Topic 47", "method": "update"}, {"args": [{"marker.color": [["#B0BEC5", "#B0BEC5", "#B0BEC5", "#B0BEC5", "#B0BEC5", "#B0BEC5", "#B0BEC5", "#B0BEC5", "#B0BEC5", "#B0BEC5", "#B0BEC5", "#B0BEC5", "#B0BEC5", "#B0BEC5", "#B0BEC5", "#B0BEC5", "#B0BEC5", "#B0BEC5", "#B0BEC5", "#B0BEC5", "#B0BEC5", "#B0BEC5", "#B0BEC5", "#B0BEC5", "#B0BEC5", "#B0BEC5", "#B0BEC5", "#B0BEC5", "#B0BEC5", "#B0BEC5", "#B0BEC5", "#B0BEC5", "#B0BEC5", "#B0BEC5", "#B0BEC5", "#B0BEC5", "#B0BEC5", "#B0BEC5", "#B0BEC5", "#B0BEC5", "#B0BEC5", "#B0BEC5", "#B0BEC5", "#B0BEC5", "#B0BEC5", "#B0BEC5", "#B0BEC5", "#B0BEC5", "red", "#B0BEC5", "#B0BEC5"]]}], "label": "Topic 48", "method": "update"}, {"args": [{"marker.color": [["#B0BEC5", "#B0BEC5", "#B0BEC5", "#B0BEC5", "#B0BEC5", "#B0BEC5", "#B0BEC5", "#B0BEC5", "#B0BEC5", "#B0BEC5", "#B0BEC5", "#B0BEC5", "#B0BEC5", "#B0BEC5", "#B0BEC5", "#B0BEC5", "#B0BEC5", "#B0BEC5", "#B0BEC5", "#B0BEC5", "#B0BEC5", "#B0BEC5", "#B0BEC5", "#B0BEC5", "#B0BEC5", "#B0BEC5", "#B0BEC5", "#B0BEC5", "#B0BEC5", "#B0BEC5", "#B0BEC5", "#B0BEC5", "#B0BEC5", "#B0BEC5", "#B0BEC5", "#B0BEC5", "#B0BEC5", "#B0BEC5", "#B0BEC5", "#B0BEC5", "#B0BEC5", "#B0BEC5", "#B0BEC5", "#B0BEC5", "#B0BEC5", "#B0BEC5", "#B0BEC5", "#B0BEC5", "#B0BEC5", "red", "#B0BEC5"]]}], "label": "Topic 49", "method": "update"}, {"args": [{"marker.color": [["#B0BEC5", "#B0BEC5", "#B0BEC5", "#B0BEC5", "#B0BEC5", "#B0BEC5", "#B0BEC5", "#B0BEC5", "#B0BEC5", "#B0BEC5", "#B0BEC5", "#B0BEC5", "#B0BEC5", "#B0BEC5", "#B0BEC5", "#B0BEC5", "#B0BEC5", "#B0BEC5", "#B0BEC5", "#B0BEC5", "#B0BEC5", "#B0BEC5", "#B0BEC5", "#B0BEC5", "#B0BEC5", "#B0BEC5", "#B0BEC5", "#B0BEC5", "#B0BEC5", "#B0BEC5", "#B0BEC5", "#B0BEC5", "#B0BEC5", "#B0BEC5", "#B0BEC5", "#B0BEC5", "#B0BEC5", "#B0BEC5", "#B0BEC5", "#B0BEC5", "#B0BEC5", "#B0BEC5", "#B0BEC5", "#B0BEC5", "#B0BEC5", "#B0BEC5", "#B0BEC5", "#B0BEC5", "#B0BEC5", "#B0BEC5", "red"]]}], "label": "Topic 50", "method": "update"}]}], "title": {"font": {"color": "Black", "size": 22}, "text": "<b>Intertopic Distance Map</b>", "x": 0.5, "xanchor": "center", "y": 0.95, "yanchor": "top"}, "width": 650, "xaxis": {"anchor": "y", "domain": [0, 1], "range": [-7.114, 20.04], "title": {"text": ""}, "visible": false}, "yaxis": {"anchor": "x", "domain": [0, 1], "range": [-12.15, 21.03], "title": {"text": ""}, "visible": false}}}
